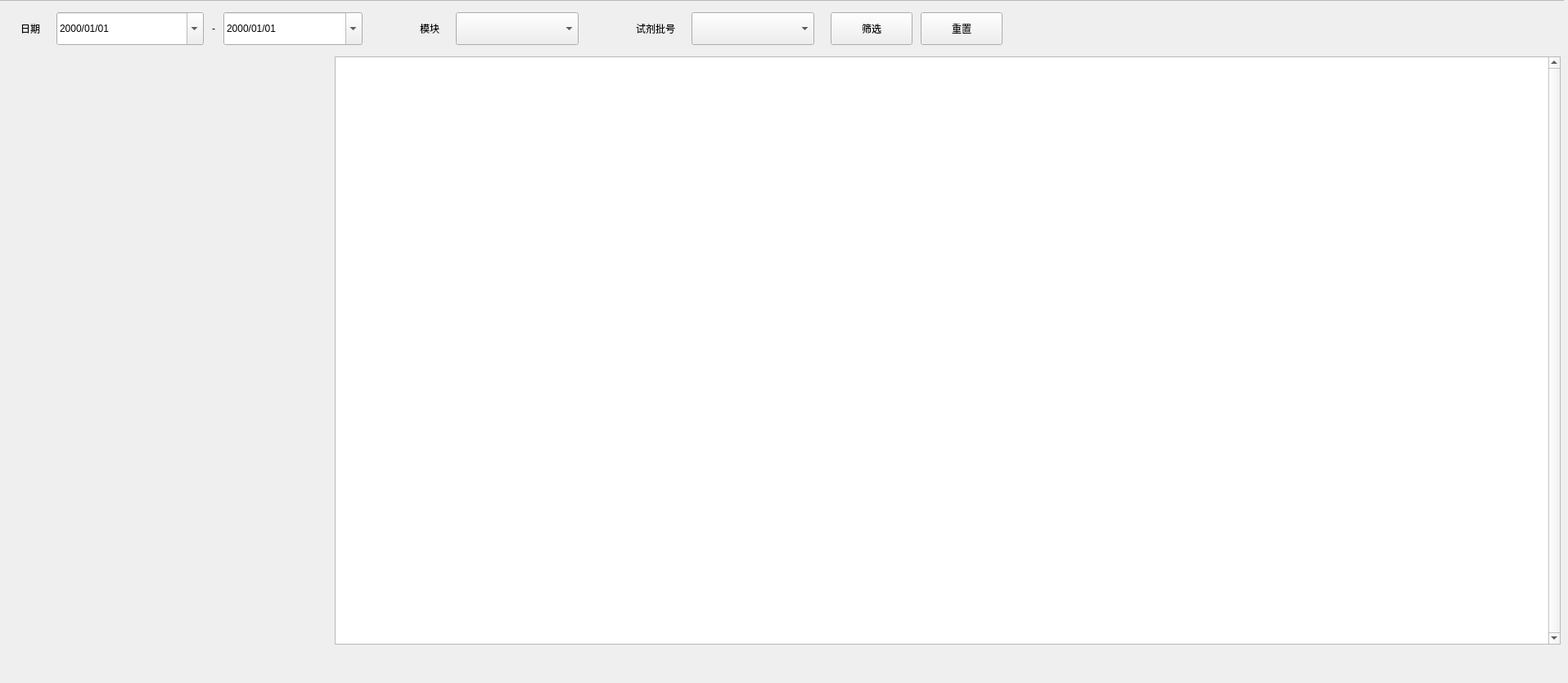
<?xml version="1.0" encoding="UTF-8"?>
<ui version="4.0">
 <class>QSampleSizeStatistics</class>
 <widget class="QWidget" name="QSampleSizeStatistics">
  <property name="geometry">
   <rect>
    <x>0</x>
    <y>0</y>
    <width>1916</width>
    <height>835</height>
   </rect>
  </property>
  <property name="windowTitle">
   <string>QSampleSizeStatistics</string>
  </property>
  <widget class="QWidget" name="widget1" native="true">
   <property name="geometry">
    <rect>
     <x>0</x>
     <y>0</y>
     <width>1912</width>
     <height>793</height>
    </rect>
   </property>
   <widget class="QWidget" name="widget_3" native="true">
    <property name="geometry">
     <rect>
      <x>5</x>
      <y>5</y>
      <width>1902</width>
      <height>60</height>
     </rect>
    </property>
    <property name="minimumSize">
     <size>
      <width>0</width>
      <height>60</height>
     </size>
    </property>
    <property name="maximumSize">
     <size>
      <width>1912</width>
      <height>60</height>
     </size>
    </property>
    <property name="bks" stdset="0">
     <string notr="true">gray</string>
    </property>
    <property name="borders" stdset="0">
     <string notr="true">all</string>
    </property>
    <widget class="QWidget" name="widget" native="true">
     <property name="geometry">
      <rect>
       <x>0</x>
       <y>0</y>
       <width>1534</width>
       <height>60</height>
      </rect>
     </property>
     <layout class="QHBoxLayout" name="horizontalLayout_7">
      <property name="spacing">
       <number>20</number>
      </property>
      <property name="leftMargin">
       <number>0</number>
      </property>
      <property name="topMargin">
       <number>0</number>
      </property>
      <property name="rightMargin">
       <number>0</number>
      </property>
      <property name="bottomMargin">
       <number>0</number>
      </property>
      <item>
       <layout class="QHBoxLayout" name="horizontalLayout_6">
        <property name="spacing">
         <number>70</number>
        </property>
        <property name="leftMargin">
         <number>20</number>
        </property>
        <item>
         <layout class="QHBoxLayout" name="horizontalLayout_5">
          <property name="spacing">
           <number>20</number>
          </property>
          <item>
           <widget class="QLabel" name="label_12">
            <property name="text">
             <string>日期</string>
            </property>
           </widget>
          </item>
          <item>
           <layout class="QHBoxLayout" name="horizontalLayout_4">
            <property name="spacing">
             <number>10</number>
            </property>
            <item>
             <widget class="QDateEdit" name="lower_date_edit">
              <property name="minimumSize">
               <size>
                <width>180</width>
                <height>40</height>
               </size>
              </property>
              <property name="maximumSize">
               <size>
                <width>180</width>
                <height>40</height>
               </size>
              </property>
              <property name="wrapping">
               <bool>false</bool>
              </property>
              <property name="buttonSymbols">
               <enum>QAbstractSpinBox::NoButtons</enum>
              </property>
              <property name="showGroupSeparator" stdset="0">
               <bool>false</bool>
              </property>
              <property name="currentSection">
               <enum>QDateTimeEdit::YearSection</enum>
              </property>
              <property name="displayFormat">
               <string notr="true">yyyy/MM/dd</string>
              </property>
              <property name="calendarPopup">
               <bool>true</bool>
              </property>
             </widget>
            </item>
            <item>
             <widget class="QLabel" name="label_13">
              <property name="text">
               <string>-</string>
              </property>
              <property name="alignment">
               <set>Qt::AlignCenter</set>
              </property>
             </widget>
            </item>
            <item>
             <widget class="QDateEdit" name="upper_date_edit">
              <property name="minimumSize">
               <size>
                <width>170</width>
                <height>40</height>
               </size>
              </property>
              <property name="maximumSize">
               <size>
                <width>180</width>
                <height>40</height>
               </size>
              </property>
              <property name="styleSheet">
               <string notr="true"/>
              </property>
              <property name="buttonSymbols">
               <enum>QAbstractSpinBox::NoButtons</enum>
              </property>
              <property name="currentSection">
               <enum>QDateTimeEdit::YearSection</enum>
              </property>
              <property name="displayFormat">
               <string notr="true">yyyy/MM/dd</string>
              </property>
              <property name="calendarPopup">
               <bool>true</bool>
              </property>
             </widget>
            </item>
           </layout>
          </item>
         </layout>
        </item>
        <item>
         <layout class="QHBoxLayout" name="horizontalLayout">
          <property name="spacing">
           <number>20</number>
          </property>
          <item>
           <widget class="QLabel" name="label_9">
            <property name="text">
             <string>模块</string>
            </property>
           </widget>
          </item>
          <item>
           <widget class="CustomComboBox" name="comboBox_dev">
            <property name="minimumSize">
             <size>
              <width>150</width>
              <height>40</height>
             </size>
            </property>
            <property name="maximumSize">
             <size>
              <width>150</width>
              <height>40</height>
             </size>
            </property>
            <property name="styleSheet">
             <string notr="true"/>
            </property>
           </widget>
          </item>
         </layout>
        </item>
        <item>
         <layout class="QHBoxLayout" name="horizontalLayout_2">
          <property name="spacing">
           <number>20</number>
          </property>
          <item>
           <widget class="QLabel" name="label_10">
            <property name="text">
             <string>试剂批号</string>
            </property>
           </widget>
          </item>
          <item>
           <widget class="CustomComboBox" name="comboBox_reag_batch">
            <property name="minimumSize">
             <size>
              <width>150</width>
              <height>40</height>
             </size>
            </property>
            <property name="maximumSize">
             <size>
              <width>150</width>
              <height>40</height>
             </size>
            </property>
            <property name="styleSheet">
             <string notr="true"/>
            </property>
           </widget>
          </item>
         </layout>
        </item>
       </layout>
      </item>
      <item>
       <layout class="QHBoxLayout" name="horizontalLayout_3">
        <property name="spacing">
         <number>10</number>
        </property>
        <item>
         <widget class="QPushButton" name="query_btn">
          <property name="minimumSize">
           <size>
            <width>100</width>
            <height>40</height>
           </size>
          </property>
          <property name="maximumSize">
           <size>
            <width>100</width>
            <height>40</height>
           </size>
          </property>
          <property name="text">
           <string>筛选</string>
          </property>
          <property name="buttons" stdset="0">
           <string notr="true">flat_btn</string>
          </property>
         </widget>
        </item>
        <item>
         <widget class="QPushButton" name="reset_btn">
          <property name="minimumSize">
           <size>
            <width>100</width>
            <height>40</height>
           </size>
          </property>
          <property name="maximumSize">
           <size>
            <width>100</width>
            <height>40</height>
           </size>
          </property>
          <property name="text">
           <string>重置</string>
          </property>
          <property name="buttons" stdset="0">
           <string notr="true">flat_btn</string>
          </property>
         </widget>
        </item>
        <item>
         <spacer name="horizontalSpacer">
          <property name="orientation">
           <enum>Qt::Horizontal</enum>
          </property>
          <property name="sizeHint" stdset="0">
           <size>
            <width>40</width>
            <height>20</height>
           </size>
          </property>
         </spacer>
        </item>
       </layout>
      </item>
     </layout>
    </widget>
   </widget>
   <widget class="QTableView" name="tableView">
    <property name="geometry">
     <rect>
      <x>409</x>
      <y>69</y>
      <width>1498</width>
      <height>719</height>
     </rect>
    </property>
    <property name="styleSheet">
     <string notr="true"/>
    </property>
    <property name="verticalScrollBarPolicy">
     <enum>Qt::ScrollBarAlwaysOn</enum>
    </property>
    <property name="horizontalScrollMode">
     <enum>QAbstractItemView::ScrollPerPixel</enum>
    </property>
    <property name="showGrid">
     <bool>false</bool>
    </property>
    <attribute name="horizontalHeaderDefaultSectionSize">
     <number>185</number>
    </attribute>
    <attribute name="horizontalHeaderHighlightSections">
     <bool>false</bool>
    </attribute>
    <attribute name="horizontalHeaderStretchLastSection">
     <bool>true</bool>
    </attribute>
    <attribute name="verticalHeaderDefaultSectionSize">
     <number>44</number>
    </attribute>
   </widget>
   <widget class="QWidget" name="graphic" native="true">
    <property name="geometry">
     <rect>
      <x>5</x>
      <y>70</y>
      <width>400</width>
      <height>635</height>
     </rect>
    </property>
   </widget>
   <widget class="QLabel" name="bk_label">
    <property name="geometry">
     <rect>
      <x>5</x>
      <y>69</y>
      <width>400</width>
      <height>719</height>
     </rect>
    </property>
    <property name="text">
     <string/>
    </property>
    <property name="borders" stdset="0">
     <string notr="true">all</string>
    </property>
   </widget>
   <zorder>widget_3</zorder>
   <zorder>tableView</zorder>
   <zorder>bk_label</zorder>
   <zorder>graphic</zorder>
  </widget>
  <widget class="QFrame" name="line_h">
   <property name="geometry">
    <rect>
     <x>409</x>
     <y>69</y>
     <width>1498</width>
     <height>1</height>
    </rect>
   </property>
   <property name="frameShape">
    <enum>QFrame::StyledPanel</enum>
   </property>
   <property name="frameShadow">
    <enum>QFrame::Raised</enum>
   </property>
   <property name="lines" stdset="0">
    <string>solid</string>
   </property>
  </widget>
  <widget class="QFrame" name="line_v_2">
   <property name="geometry">
    <rect>
     <x>1906</x>
     <y>69</y>
     <width>1</width>
     <height>719</height>
    </rect>
   </property>
   <property name="frameShape">
    <enum>QFrame::StyledPanel</enum>
   </property>
   <property name="frameShadow">
    <enum>QFrame::Raised</enum>
   </property>
   <property name="lines" stdset="0">
    <string>solid</string>
   </property>
  </widget>
  <widget class="QFrame" name="line_h_2">
   <property name="geometry">
    <rect>
     <x>409</x>
     <y>787</y>
     <width>1498</width>
     <height>1</height>
    </rect>
   </property>
   <property name="frameShape">
    <enum>QFrame::StyledPanel</enum>
   </property>
   <property name="frameShadow">
    <enum>QFrame::Raised</enum>
   </property>
   <property name="lines" stdset="0">
    <string>solid</string>
   </property>
  </widget>
  <widget class="QFrame" name="line_h_3">
   <property name="geometry">
    <rect>
     <x>0</x>
     <y>0</y>
     <width>1911</width>
     <height>1</height>
    </rect>
   </property>
   <property name="frameShape">
    <enum>QFrame::StyledPanel</enum>
   </property>
   <property name="frameShadow">
    <enum>QFrame::Raised</enum>
   </property>
   <property name="lines" stdset="0">
    <string>solid</string>
   </property>
  </widget>
  <widget class="QFrame" name="line_v_3">
   <property name="geometry">
    <rect>
     <x>409</x>
     <y>69</y>
     <width>1</width>
     <height>719</height>
    </rect>
   </property>
   <property name="frameShape">
    <enum>QFrame::StyledPanel</enum>
   </property>
   <property name="frameShadow">
    <enum>QFrame::Raised</enum>
   </property>
   <property name="lines" stdset="0">
    <string>solid</string>
   </property>
  </widget>
 </widget>
 <layoutdefault spacing="6" margin="11"/>
 <customwidgets>
  <customwidget>
   <class>CustomComboBox</class>
   <extends>QComboBox</extends>
   <header location="global">QStatisBaseWgt.h</header>
  </customwidget>
 </customwidgets>
 <resources/>
 <connections/>
</ui>
